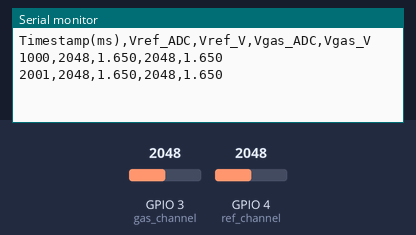
The sketch below on a simulated ESP32. Shown: the last lines printed to the serial monitor. The test bench sets the inputs (shaded band); at power-on: GPIO 3 (gas_channel) = 2048, GPIO 4 (ref_channel) = 2048.

Above: at 2.2 s.
2.3 s: GPIO 3 (gas_channel) set to 2866
At 3.6 s:
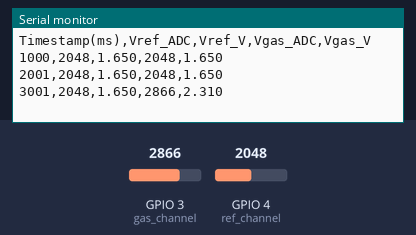
3.8 s: GPIO 4 (ref_channel) set to 2866
At 4.8 s:
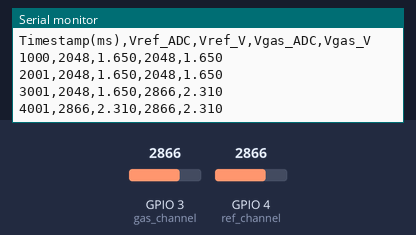
5.3 s: GPIO 3 (gas_channel) set to 3603
At 6.4 s:
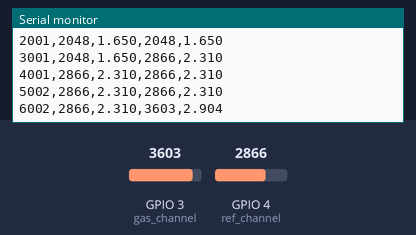
6.8 s: GPIO 4 (ref_channel) set to 3603
At 7.8 s:
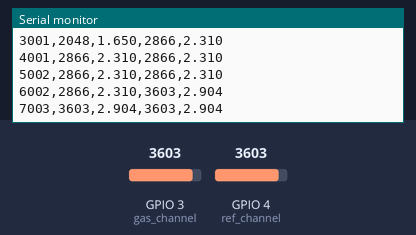
Timing chart, 0 to 9.3 s (numbered marks = the images above; inputs shaded):
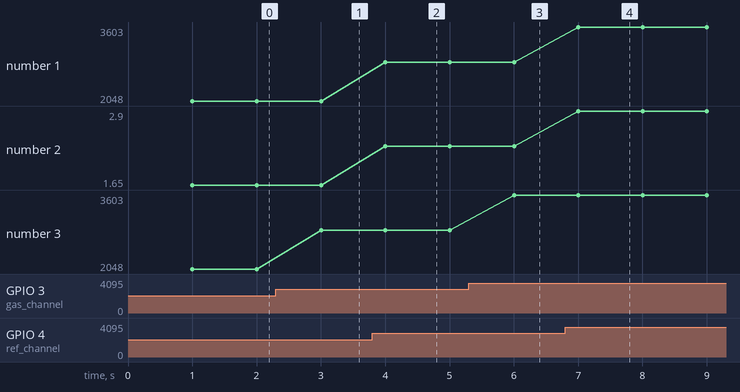

The sketch:

NO_sensor_readings.ino
```cpp
// Pin definitions
const int ref_channel = 4;  // Reference sensor analog pin
const int gas_channel = 3;  // Gas sensor analog pin

// ADC settings
const float ADC_REF_VOLTAGE = 3.3;  // LoRa32/ESP32 reference voltage
const int ADC_RESOLUTION = 4095;    // 12-bit ADC

void setup() {
  Serial.begin(115200); // Fast baud for ESP32
  delay(1000);          // Wait for serial to stabilize
  // CSV header
  Serial.println("Timestamp(ms),Vref_ADC,Vref_V,Vgas_ADC,Vgas_V");
}

void loop() {
  unsigned long timestamp = millis();

  // Read ADC values
  int vref_adc = analogRead(ref_channel);
  int vgas_adc = analogRead(gas_channel);

  // Convert to voltage
  float vref_volt = vref_adc * (ADC_REF_VOLTAGE / ADC_RESOLUTION);
  float vgas_volt = vgas_adc * (ADC_REF_VOLTAGE / ADC_RESOLUTION);

  // Print CSV line: timestamp, raw ADC, voltage
  Serial.print(timestamp);
  Serial.print(",");
  Serial.print(vref_adc);
  Serial.print(",");
  Serial.print(vref_volt, 3);
  Serial.print(",");
  Serial.print(vgas_adc);
  Serial.print(",");
  Serial.println(vgas_volt, 3);

  delay(1000); // 1-second interval
}
```

Measured:
- after the input at 2.3 s, the serial monitor: prints a new line after 0.70 s (image 1)
- after the input at 3.8 s, the serial monitor: prints a new line after 0.20 s (image 2)
- after the input at 5.3 s, the serial monitor: prints a new line after 0.70 s (image 3)
- after the input at 6.8 s, the serial monitor: prints a new line after 0.20 s (image 4)
- plotted number 3: 2048 → 2866 after the input at 2.3 s, 2866 → 3603 after the input at 5.3 s
